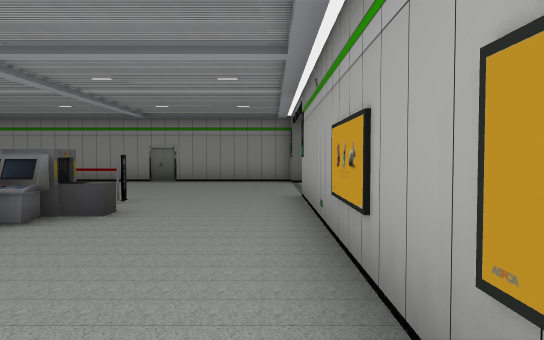
View 1 (above)

24 first-person views from a walk through a Unity game level. The camera is 1.5 m above the floor, tilts 2° down and sees 70° across. The floor is counted in squares, 2 m on a side. Each view is taken from the middle of a square. On the plan, view 1 faces up. The plan holds only what a view shows up to about 12 squares ahead; the rest is blank. The place goes on beyond the plan. The player is left out. Some animated figures are not drawn. Some surface patterns are stand-ins.

View 2
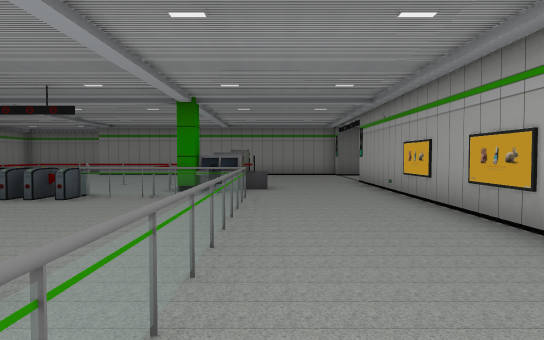

View 3
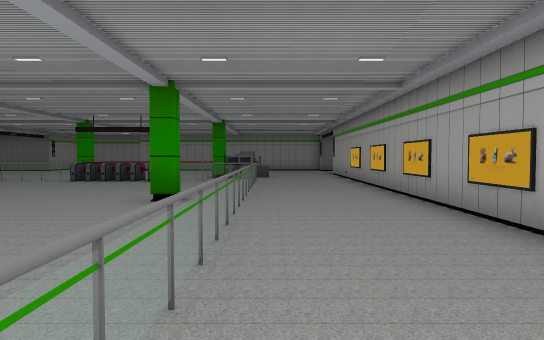

View 4
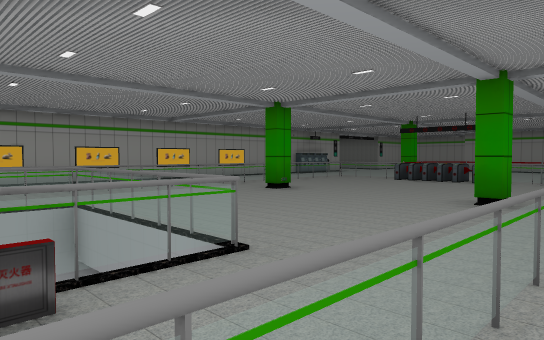

View 5
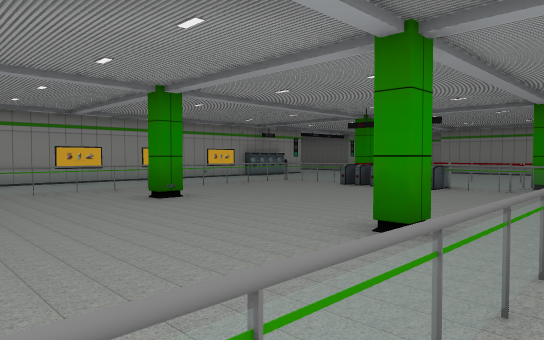

View 6
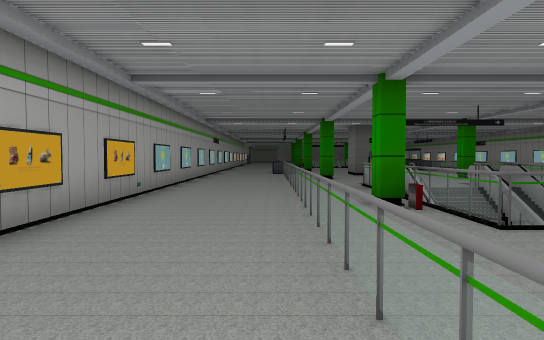

View 7
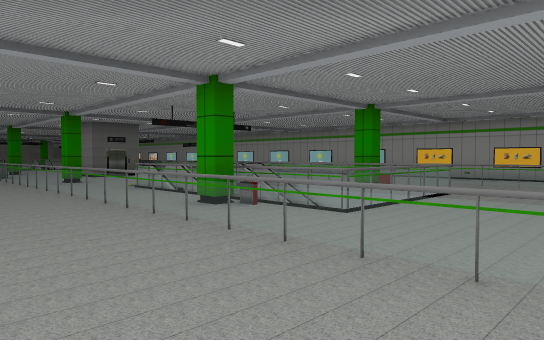

View 8
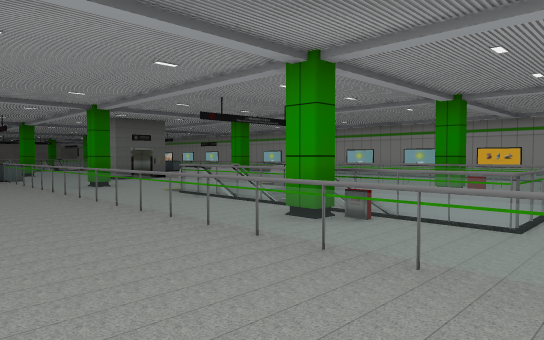

View 9
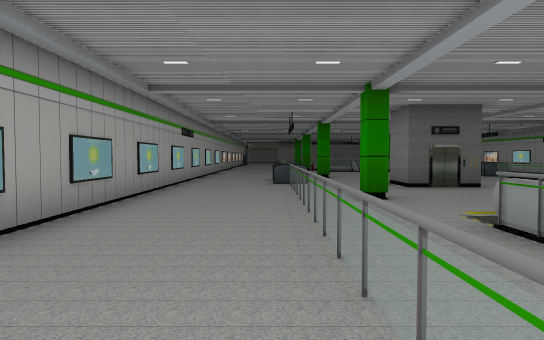

View 10
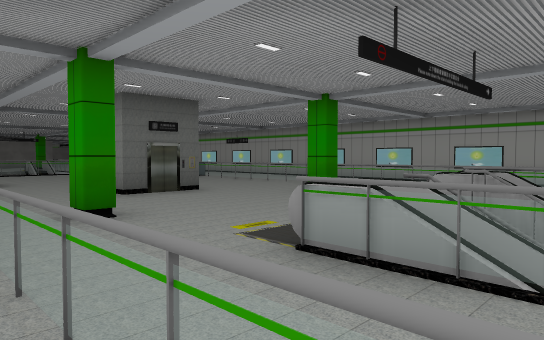

View 11
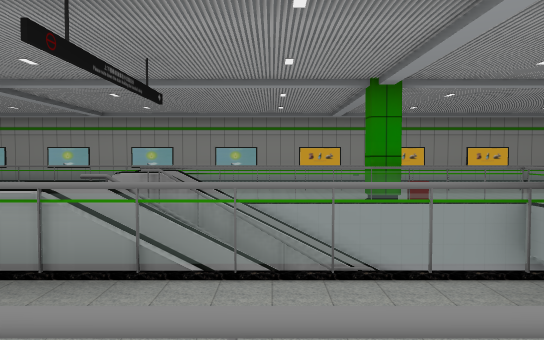

View 12
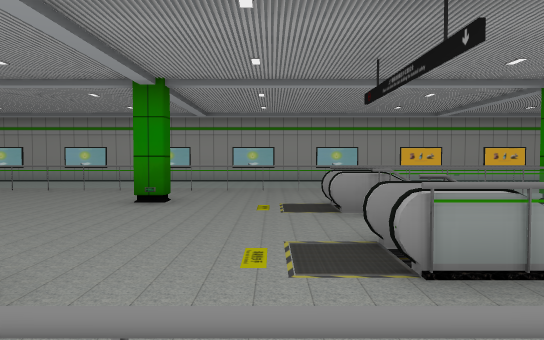

View 13
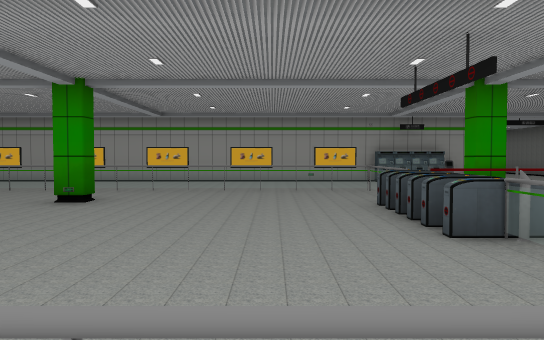

View 14
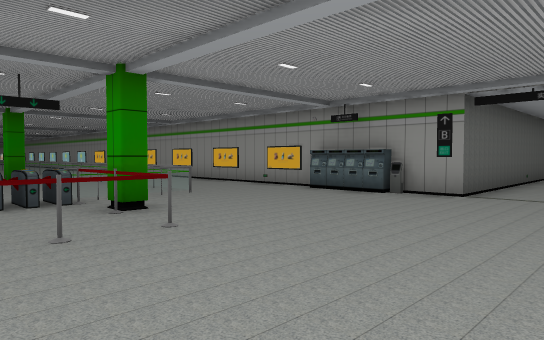

View 15
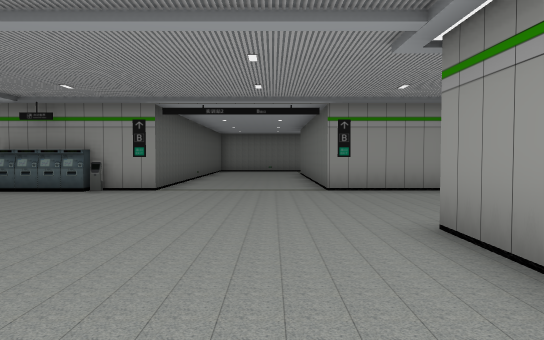

View 16
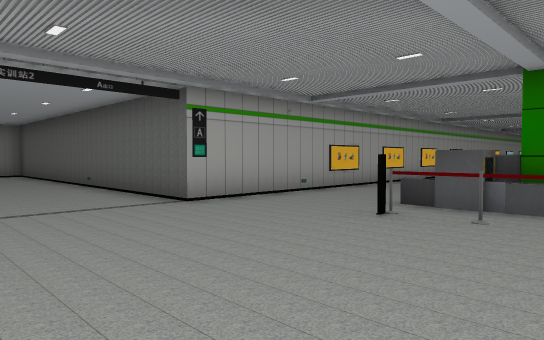

View 17
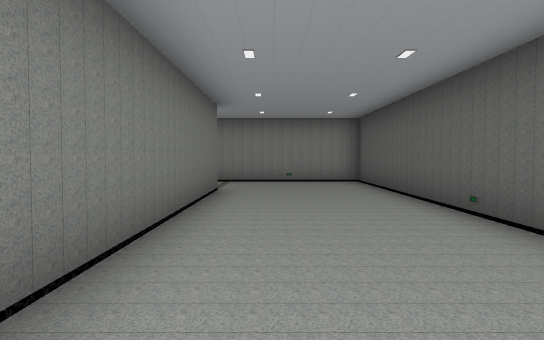

View 18
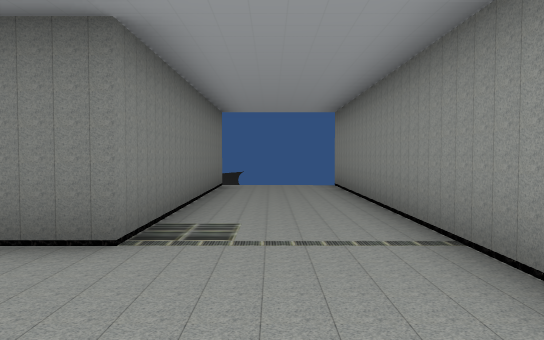

View 19
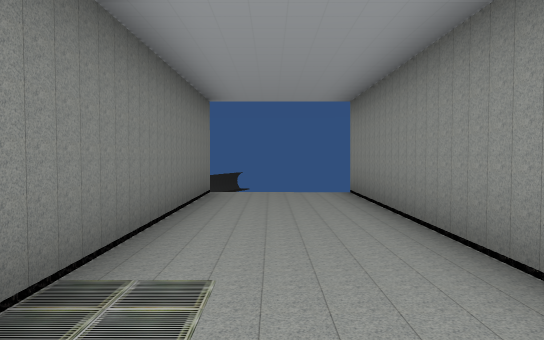

View 20
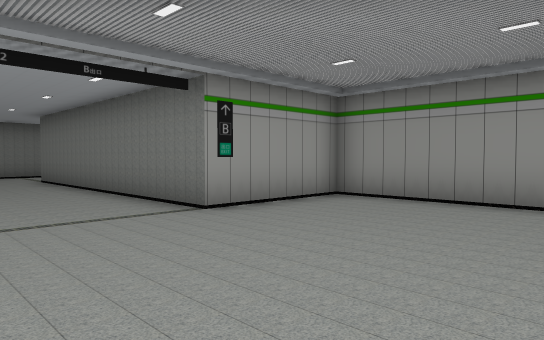

View 21
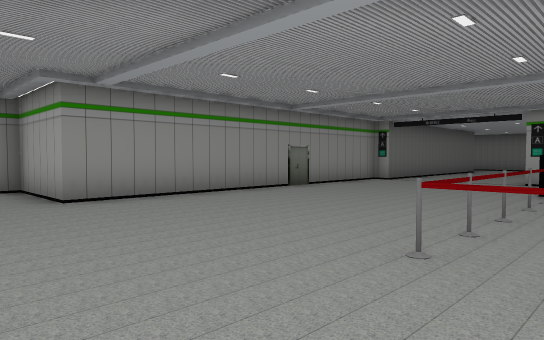

View 22
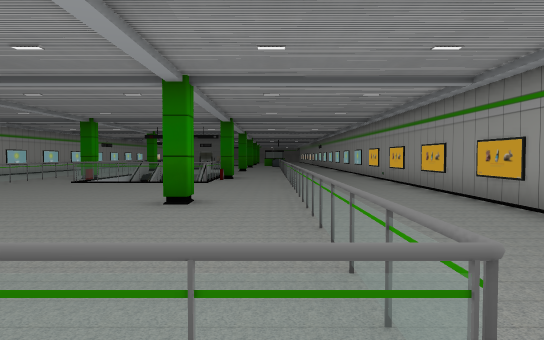

View 23
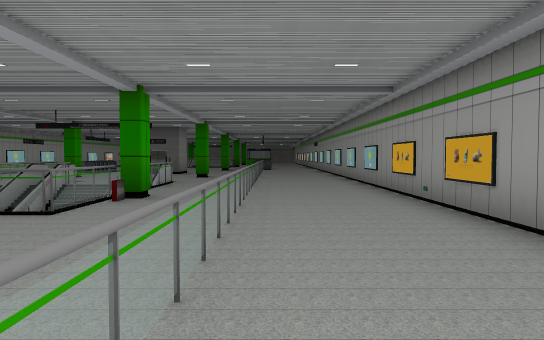

View 24
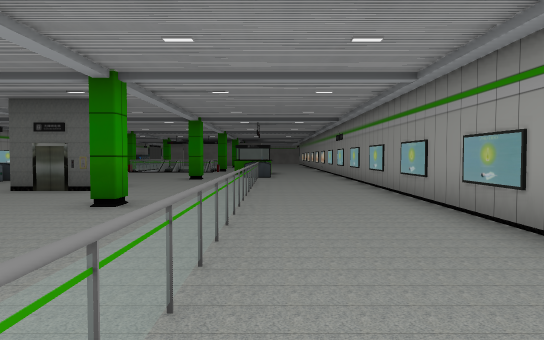

### Floor plan
Key: @ floor where view 1 was taken; # wall or solid block; x gap in a wall; . main floor; - floor 0.5 m lower than the main floor; = window, fence, low wall or low ledge; ^ raised ledge; v drop or lower ground; T thing the floor can be seen under or through.
Columns run from 18 left of view 1 to 12 right of it. Each row starts with its distance up from view 1.
 18                            ...#
 17                           #...#
 16                           #...#
 15     ######                #...#
 14     #....#                #...#
 13     #....#                #...#
 12 #####....##################...#
 11 ..............................#
 10 ..............................#
  9  .............................#
  8 ..............................#
  7 #####...........#..############
  6     #.....###......#
  5     #.....x.. ^#=..#
  4     #.....#==#T^...#
  3     #...==##T=T=...#
  2     #...=......=...#
  1     #...=......=...#
  0     #...=......=..@#
 -1     #...=......=...#
 -2     #...=x....#=...#
 -3     #...=.....#=...#
 -4     #...=......=...#
 -5     #...=......=...#
 -6     #...=......=...#
 -7     #...=.####.=...#
 -8     #...=.^   ^=...#
 -9     #...=x^   ^=...#
-10     #...=.^v  ^=...#
-11     #...=.^v v^=...#
-12     #...=.^#-#^=...#
-13     #...=..#.#.=...#
-14     #...=......=...#
-15     #...=......=...#
-16     #...=x....#=...#
-17     #...=......=...#
-18     #...=..##..=...#
-19     #...=..###.=...#
-20     #...=..  #.##..#
-21     #...=..  ..# ..#
-22     #...       #

Positions as (right, up) in squares from view 1, and headings:
1: (0, 0), facing up
2: (-2, -4), facing up
3: (-2, -9), facing up
4: (-2, -9), facing up-left
5: (-2, -6), facing up-left
6: (-2, -3), facing down
7: (0, -4), facing down-left
8: (0, -6), facing down-left
9: (-2, -9), facing down
10: (-2, -11), facing down-left
11: (-2, -11), facing left
12: (-2, -14), facing left
13: (-2, 1), facing left
14: (-6, 10), facing down-left
15: (-5, 10), facing left
16: (-5, 11), facing down-right
17: (0, 10), facing right
18: (10, 8), facing up
19: (10, 10), facing up
20: (-9, 8), facing up-left
21: (-11, 5), facing up-right
22: (-10, 4), facing down
23: (-11, -2), facing down
24: (-11, -10), facing down
